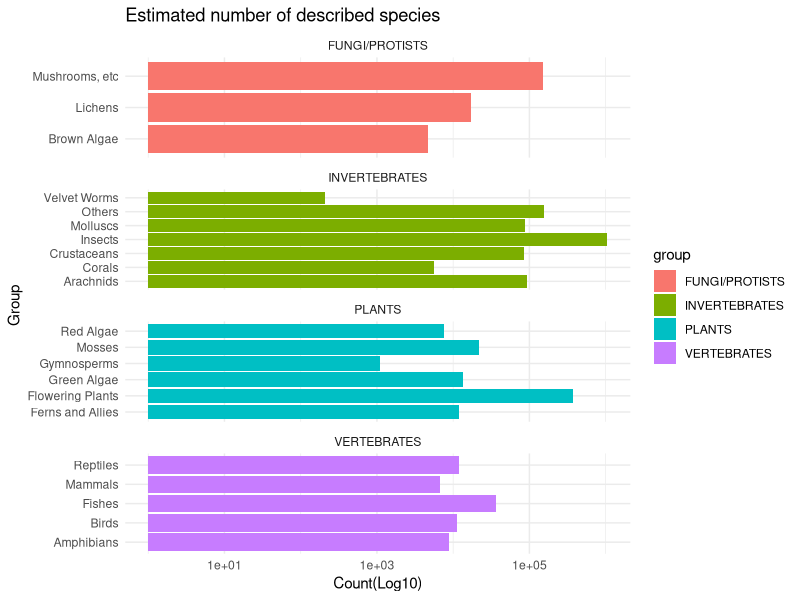
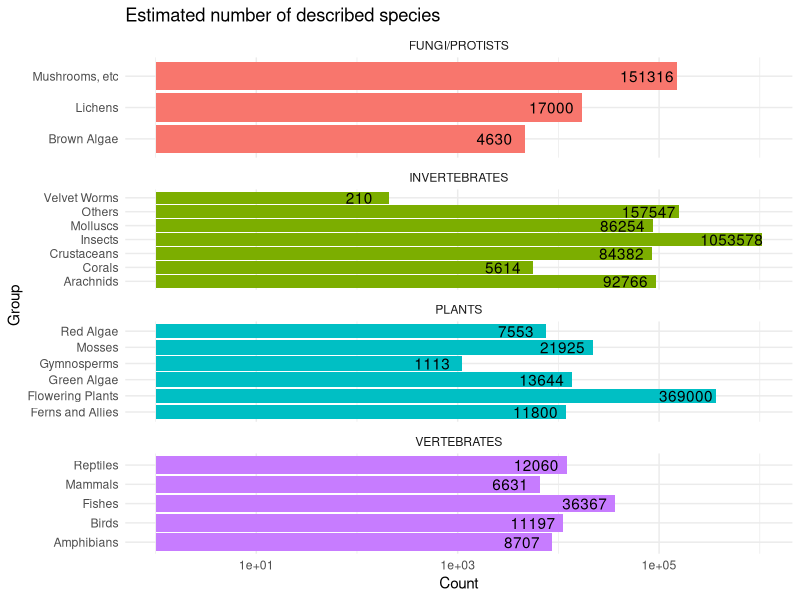
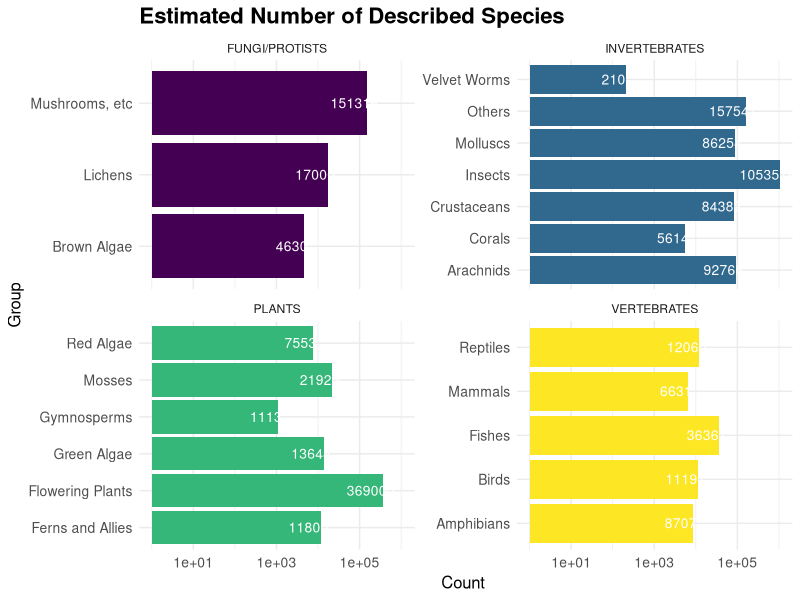
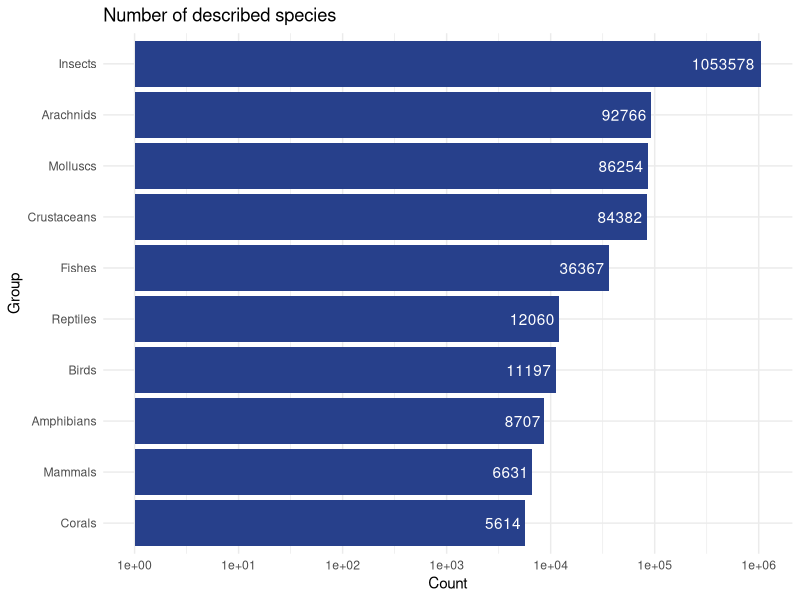

Generate these figures, in order, with R:
## ---- chunk 1
library(readr)
library(tidyverse)
## ---- chunk 2
library(readr)
DataPlot <- read_csv("DataPlot.csv")
View(DataPlot)
## ---- chunk 3
ggplot(DataPlot, aes(x = count, y = main, fill = group)) +
  geom_bar(stat = "identity") +
  facet_wrap(~ group, scales = "free_y", ncol = 1) + 
  scale_x_log10() +
  theme(axis.text.x = element_text(angle = 90, vjust = 0.5, hjust=1)) +
  labs(title = "Estimated number of described species",
       x = "Count(Log10)",
       y = "Group") +
  theme_minimal()
## ---- chunk 4
ggplot(DataPlot, aes(x = count, y = main, fill = group)) +
  geom_bar(stat = "identity", show.legend = FALSE) +
  geom_text(aes(label = count),nudge_x=-0.3) +
  facet_wrap(~ group, scales = "free_y", ncol = 1) +
  scale_x_log10() +
  theme(axis.text.x = element_text(angle = 90, vjust = 0.5, hjust=1)) +
  labs(title = "Estimated number of described species",
       x = "Count",
       y = "Group") +
  theme_minimal()
## ---- chunk 5
library(ggplot2)
library(viridis)

ggplot(DataPlot, aes(x = count, y = main, fill = group)) +
  geom_bar(stat = "identity", show.legend = FALSE) +
  geom_text(aes(label = count), nudge_x = -0.3, color = "white", size = 3.5) +  
  facet_wrap(~ group, scales = "free_y", ncol = 2, nrow = 2) +  
  scale_x_log10() +
  scale_fill_viridis_d() +  
  theme(axis.text.x = element_text(angle = 90, vjust = 0.5, hjust = 1)) +
  labs(
    title = "Estimated Number of Described Species",
    x = "Count ",
    y = "Group"
  ) +
  theme_minimal() +
  theme(
    plot.title = element_text(size = 16, face = "bold"),
    plot.subtitle = element_text(size = 12),
    axis.title = element_text(size = 12),
    axis.text = element_text(size = 10)
  )
## ---- chunk 6
species <- read.csv("speciescount.csv")
View(species)
## ---- chunk 7
ggplot(species, aes(x = count, y = reorder(main, count))) +
  geom_bar(stat = "identity", show.legend = FALSE, fill = "royalblue4") +
  geom_text(aes(label = count), hjust = 1.1, color = "white") + # Adjust text position
  scale_x_continuous(trans = "log10", breaks = c(1, 10, 100, 1000, 10000, 100000, 1000000)) + # Log scale
  theme(axis.text.x = element_text(angle = 90, vjust = 0.5, hjust = 0.5),
        plot.title.position = "plot", # Center title
        plot.margin = margin(20, 20, 20, 20, "pt")) + # Adjust margins
  ggtitle("Number of described species") + # Set title
  labs(x = "Count", y = "Group") +
  theme_minimal()


